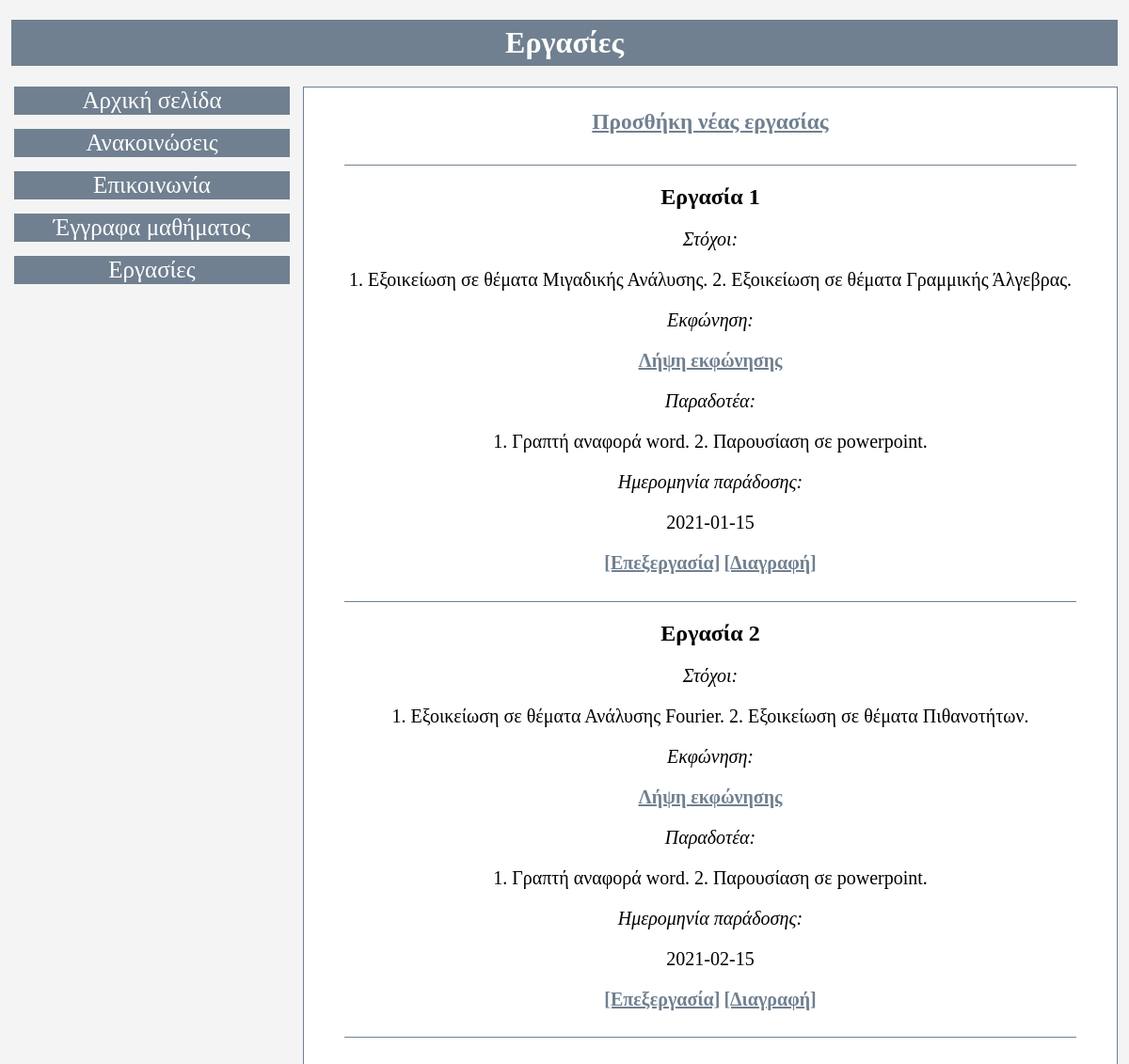
Page /homework.php (signed in) on the committed database.
### tables this page shows
CREATE TABLE `homework` (
  `id` int(100) NOT NULL,
  `goals` varchar(255) NOT NULL,
  `task_directory` varchar(255) NOT NULL,
  `deliverable` varchar(255) NOT NULL,
  `date` date NOT NULL
);

### homework.php (the view, shortened to what this page needs)
<?php
require ('db_connect.php');
if($_SESSION["tutor"]){
    $show_flag=true;
}else{
    $show_flag=false;
}
$sql = "SELECT * FROM homework;";
$result = $conn->query($sql);
?>
<!DOCTYPE html>
<html>
    <head>
        <link rel="stylesheet" href="./style.css">
    </head>
    <body>
        <h1 class="page_header">Εργασίες</h1>
        <div class="box_1">
            <a class="navigate_link" href="index.php">Αρχική σελίδα</a>
            <a class="navigate_link" href="announcement.php">Ανακοινώσεις</a>
            <a class="navigate_link" href="communication.php">Επικοινωνία</a>
            <a class="navigate_link" href="documents.php">Έγγραφα μαθήματος</a>
            <a class="navigate_link" href="homework.php">Εργασίες</a>
        </div>
        <div class="box_2">
        <a class="text_link" href="homework_add.php"<?php if ($show_flag==false){?>style="display:none"<?php } ?>><h3>Προσθήκη νέας εργασίας</h3><p class="paragraph_end"></p></a>
            <?php
                if ($result->num_rows > 0) {
                    while($row = $result->fetch_assoc()) { ?>
                        <h2 class="page_header_2">Εργασία <?php echo $row['id']?></h2>
                        <p class="paragraph_header">
                            Στόχοι:
                        </p>
                        <p class="paragraph_text">
                            <?php echo $row['goals']?>
                        </p>
                        <p class="paragraph_header">
                            Εκφώνηση:
                        </p>
                        <p class="paragraph_text">
                            <a class="text_link" href="<?php echo $row['task_directory']?>"} ?>Λήψη εκφώνησης</a>
                        </p>
                        <p class="paragraph_header">
                            Παραδοτέα:
                        </p>
                        <p class="paragraph_text">
                            <?php echo $row['deliverable']?>
                        </p>
                        <p class="paragraph_header">
                            Ημερομηνία παράδοσης:
                        </p>
                        <p class="paragraph_text">
                            <?php echo $row['date']?>
                        </p>
                        <?php $homework_id = $row['id'] ?>
                        <a class="text_link" href="homework_edit.php?homework=<?php echo $homework_id ?>"<?php if ($show_flag==false){?>style="display:none"<?php } ?>>[Επεξεργασία]</a>
                        <a class="text_link" href="homework_delete.php?homework=<?php echo $homework_id ?>"<?php if ($show_flag==false){?>style="display:none"<?php } ?>>[Διαγραφή]</a>
                        <p class="paragraph_end"></p>
                    <?php }
                }
            ?>
        </div>
    </body>
</html>

### style.css (style rules this page uses)
body { margin: 0; padding: 0; background-color: #f4f4f4; font-family: "Times New Roman", Times, serif; }
.page_header { text-align: center; background-color: #708090; color: white; padding-top: 0.5%; padding-bottom: 0.5%; margin-left: 1%; margin-right: 1%; }
.page_header_2 { margin-left: 5%; margin-right: 5%; }
.box_1 { overflow: hidden; width: 25%; float: left; margin-left: 1%; margin-bottom: 2%; padding-bottom: 2%; }
.box_2 { border: 1px solid #708090; background-color: white; overflow: hidden; width: 72%; float: right; text-align: center; margin-right: 1%; margin-bottom: 2%; padding-bottom: 2%; }
.navigate_link { border: 1px solid #708090; display: inline-block; margin-bottom: 5%; margin-left: 1%; padding-left: 1%; padding-right: 1%; text-align: center; width: 95%; font-size: 25px; background-color:#708090; color: white; text-decoration: none; }
.paragraph_header { font-size: 20px; font-style: italic; }
.paragraph_text { font-size: 20px; margin-left: 5%; margin-right: 5%; }
.paragraph_end { font-size: 20px; margin-left: 5%; margin-right: 5%; margin-bottom: 1%; padding-bottom: 1%; border-bottom: 1px solid #708090; }
.text_link { font-size: 20px; font-weight: bold; color: #708090; }

### rows in the picture
homework: id "1", goals "1. Εξοικείωση σε θέματα Μιγαδικής Ανάλυσης. 2. Εξοικείωση σε θέματα Γραμμικής Άλγεβρας.", deliverable "1. Γραπτή αναφορά word. 2. Παρουσίαση σε powerpoint.", date "2021-01-15"
homework: id "2", goals "1. Εξοικείωση σε θέματα Ανάλυσης Fourier. 2. Εξοικείωση σε θέματα Πιθανοτήτων.", deliverable "1. Γραπτή αναφορά word. 2. Παρουσίαση σε powerpoint.", date "2021-02-15"
